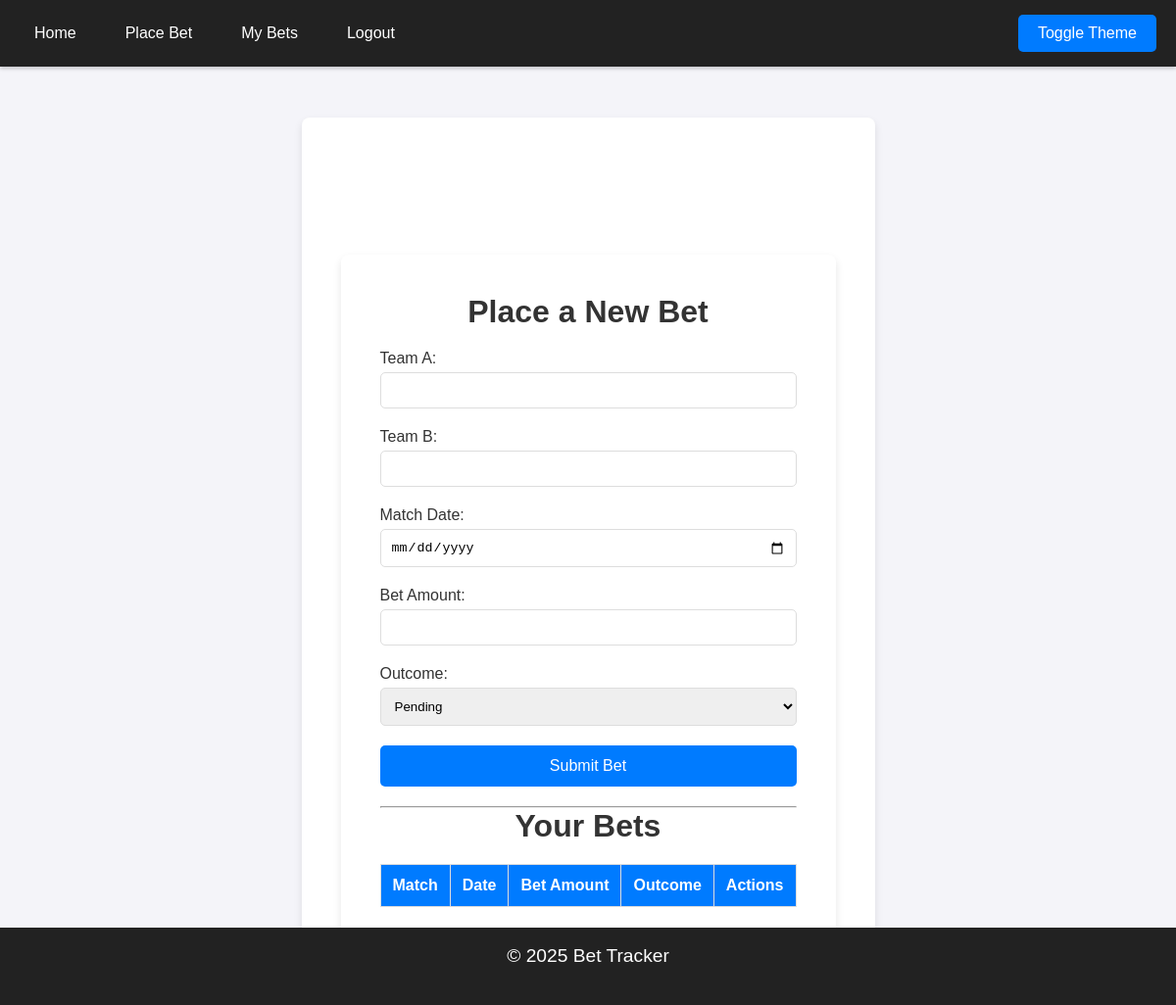
The app's page /bets (signed in), older data.
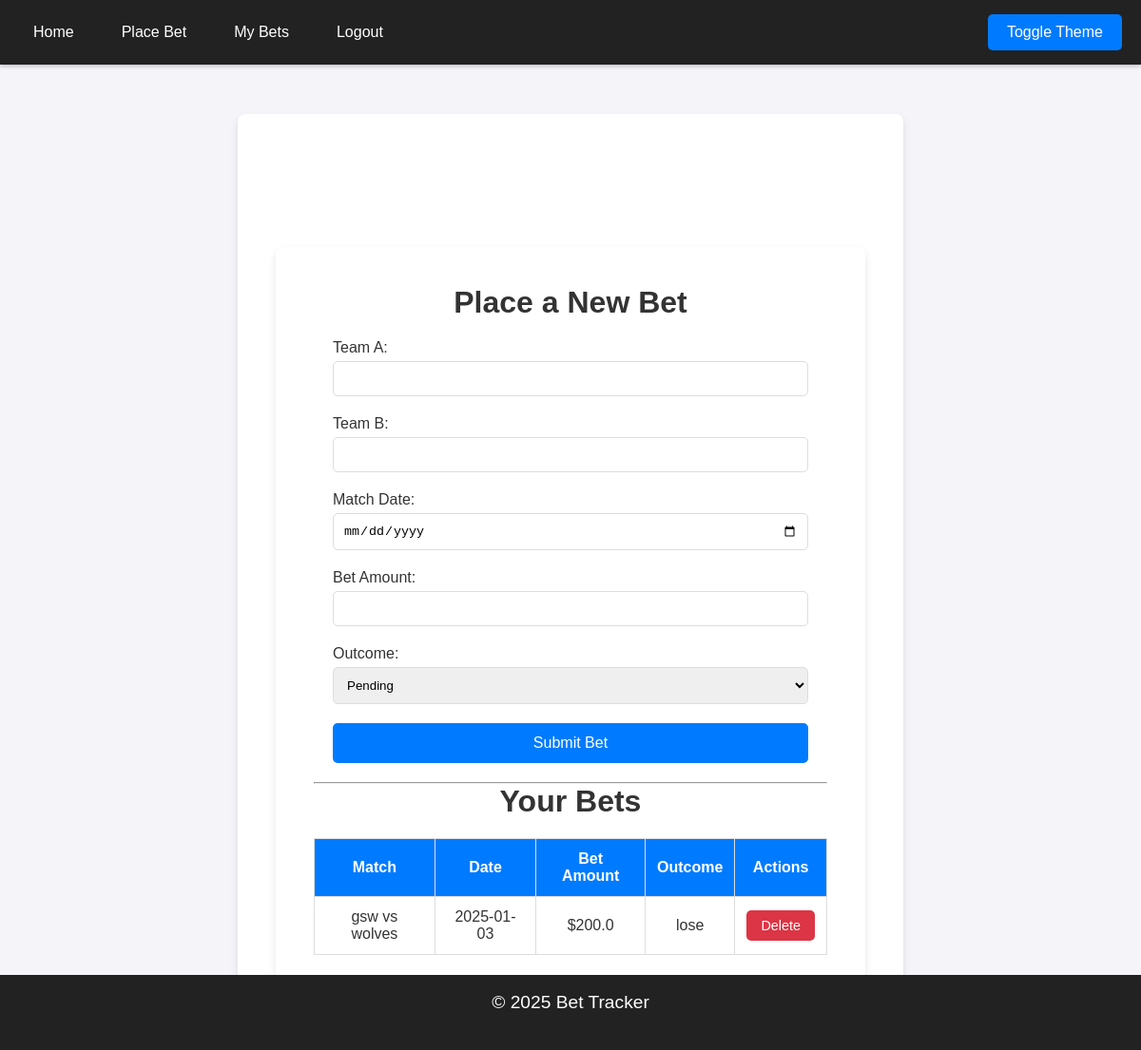
The same page, newer data.
### app/models.py (models this page shows, shortened)
class Bet(db.Model):
    id = db.Column(db.Integer, primary_key=True)
    user_id = db.Column(db.Integer, db.ForeignKey('user.id'), nullable=False)
    team_a = db.Column(db.String(80), nullable=False)
    team_b = db.Column(db.String(80), nullable=False)
    match_date = db.Column(db.DateTime, nullable=False)
    bet_amount = db.Column(db.Float, nullable=False)
    outcome = db.Column(db.String(10), nullable=True, default='pending')  # win/lose/pending
    created_at = db.Column(db.DateTime, nullable=False, default=datetime.utcnow)

### app/routes/bet.py (the view, shortened to what this page needs)
@bet.route('/bets', methods=['GET', 'POST'])
@login_required
def place_bet():
    form = BetForm()
    bets = Bet.query.filter_by(user_id=current_user.id).all()
    return render_template('bets.html', form=form, bets=bets)

### app/forms.py
class BetForm(FlaskForm):
    team_a = StringField('Team A', validators=[DataRequired(), Length(max=80)])
    team_b = StringField('Team B', validators=[DataRequired(), Length(max=80)])
    match_date = DateField('Match Date', validators=[DataRequired()], format='%Y-%m-%d')
    bet_amount = FloatField('Bet Amount', validators=[DataRequired(), NumberRange(min=1, message='Bet amount must be greater than zero.')])
    outcome = SelectField('Outcome', choices=[('pending', 'Pending'), ('win', 'Win'), ('lose', 'Lose')], default='pending', validators=[DataRequired()])
    submit = SubmitField('Submit Bet')

### app/templates/bets.html (shortened to what this page needs)
{% extends "base.html" %}
{% block content %}
<div class="container">
    <h2>Place a New Bet</h2>
    <form method="POST" action="{{ url_for('bet.place_bet') }}" class="bet-form">
        <div class="form-group">
            <label for="team_a">Team A:</label>
            {{ form.team_a(class="form-control") }}
        </div>
        <div class="form-group">
            <label for="team_b">Team B:</label>
            {{ form.team_b(class="form-control") }}
        </div>
        <div class="form-group">
            <label for="match_date">Match Date:</label>
            {{ form.match_date(class="form-control") }}
        </div>
        <div class="form-group">
            <label for="bet_amount">Bet Amount:</label>
            {{ form.bet_amount(class="form-control") }}
        </div>
        <div class="form-group">
            <label for="outcome">Outcome:</label>
            {{ form.outcome(class="form-control") }}
        </div>
        <button type="submit" class="btn-submit">{{ form.submit.label }}</button>
    </form>
    <hr>
    <h2>Your Bets</h2>
    <table class="bets-table">
        <thead>
            <tr>
                <th>Match</th>
                <th>Date</th>
                <th>Bet Amount</th>
                <th>Outcome</th>
                <th>Actions</th>
            </tr>
        </thead>
        <tbody>
            {% for bet in bets %}
            <tr>
                <td>{{ bet.team_a }} vs {{ bet.team_b }}</td>
                <td>{{ bet.match_date.strftime('%Y-%m-%d') }}</td>
                <td>${{ bet.bet_amount }}</td>
                <td>{{ bet.outcome }}</td>
                <td>
                    <form class="delete-bet-form" action="{{ url_for('bet.delete_bet', bet_id=bet.id) }}" method="POST">
                        <button type="submit" class="btn-delete">Delete</button>
                    </form>
                </td>
            </tr>
            {% endfor %}
        </tbody>
    </table>
</div>
{% endblock %}

### app/templates/base.html (shortened to what this page needs)
<!DOCTYPE html>
<html lang="en">
<head>
    <link rel="stylesheet" href="{{ url_for('static', filename='css/styles.css') }}">
</head>
<body>
    <nav class="navbar">
        <div class="nav-container">
            <ul class="nav-links">
                <li><a href="{{ url_for('main.home') }}">Home</a></li>
                {% if current_user.is_authenticated %}
                    <li><a href="{{ url_for('bet.place_bet') }}">Place Bet</a></li>
                    <li><a href="{{ url_for('bet.view_bets') }}">My Bets</a></li>
                    <li><a href="{{ url_for('auth.logout') }}">Logout</a></li>
                {% else %}
                    <li><a href="{{ url_for('auth.login') }}">Login</a></li>
                    <li><a href="{{ url_for('auth.register') }}">Register</a></li>
                {% endif %}
            </ul>
            <button id="theme-switch">Toggle Theme</button>
        </div>
    </nav>
    <div class="container">
        {% block content %}{% endblock %}
    </div>
    <footer>
        <p>&copy; {{ current_year }} Bet Tracker</p>
    </footer>
</body>
</html>

### app/static/css/styles.css (style rules this page uses)
* { margin: 0; padding: 0; box-sizing: border-box; }
body { font-family: 'Arial', sans-serif; background-color: #f4f4f9; color: #333; display: flex; min-height: 100vh; flex-direction: column; align-items: center; justify-content: center; padding: 20px; }
.navbar { display: flex; justify-content: space-between; align-items: center; background-color: #222; padding: 15px 20px; width: 100%; box-shadow: 0 2px 4px rgba(0, 0, 0, 0.2); position: fixed; top: 0; left: 0; right: 0; z-index: 100; }
.nav-container { display: flex; align-items: center; width: 100%; justify-content: space-between; }
.nav-links { list-style: none; display: flex; gap: 20px; }
.nav-links li a { color: white; text-decoration: none; padding: 10px 15px; border-radius: 4px; font-size: 1rem; transition: background-color 0.3s ease; }
#theme-switch { background-color: #007BFF; color: white; border: none; padding: 10px 20px; border-radius: 5px; cursor: pointer; transition: background-color 0.3s ease; font-size: 1rem; width: auto; }
.container { flex-grow: 1; max-width: 700px; margin-top: 100px; padding: 40px; background: white; box-shadow: 0 4px 8px rgba(0, 0, 0, 0.1); border-radius: 8px; text-align: center; }
h2 { font-size: 2rem; margin-bottom: 20px; }
p { font-size: 1.2rem; margin-bottom: 20px; line-height: 1.5; }
.bet-form { display: flex; flex-direction: column; align-items: center; gap: 15px; width: 100%; max-width: 500px; margin: 0 auto 20px; }
.form-group { width: 100%; text-align: left; }
.form-control { width: 100%; padding: 10px; margin: 5px 0; border: 1px solid #ddd; border-radius: 5px; }
.btn-submit { background-color: #007BFF; color: white; border: none; border-radius: 5px; padding: 12px 20px; cursor: pointer; font-size: 1rem; transition: background-color 0.3s ease; width: 100%; }
.btn-delete { background-color: #dc3545; color: white; padding: 8px 15px; border-radius: 5px; border: none; cursor: pointer; font-size: 0.9rem; transition: background-color 0.3s ease; }
.bets-table { width: 100%; border-collapse: collapse; margin-top: 20px; }
.bets-table th, .bets-table td { padding: 12px; border: 1px solid #ddd; text-align: center; }
.bets-table th { background-color: #007BFF; color: white; font-weight: bold; }
footer { background-color: #222; color: white; text-align: center; padding: 15px; font-size: 0.9rem; margin-top: 20px; width: 100%; position: fixed; bottom: 0; }

Row changes from the older to the newer data that the page shows:
added Bet: team_a "gsw", team_b "wolves", match_date "2025-01-03", bet_amount "200.0", outcome "lose"
